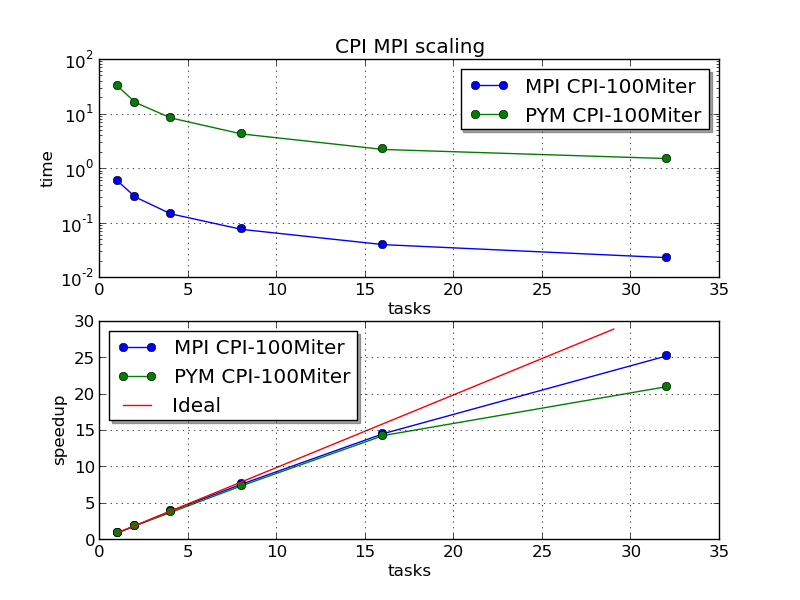

Recreate this plot in Python.
#!/usr/bin/env python2

import matplotlib
matplotlib.use('Agg')   # Backend per PNG 
import matplotlib.pyplot as plt
import pandas as pd

df = pd.read_csv("mpi_pym_cpi_scaling.dat", names=["par","nt","n","t","t1","t2","e1","e2","host"])

#print(df)

dfM=df[ df["par"]=="MPI" ]
dfP=df[ df["par"]=="PYM" ]

#print (dfM)
#print (dfP)


plt.subplot(2,1,1)

plt.title('CPI MPI scaling ')
plt.grid()
plt.xlabel('tasks')
plt.ylabel('time')
plt.yscale('log')
plt.plot(dfM.nt,  dfM.t, '-o', label="MPI CPI-100Miter")
plt.plot(dfP.nt,  dfP.t, '-o', label="PYM CPI-100Miter")
plt.legend(shadow=True,loc="best")

plt.subplot(2,1,2)

plt.grid()
plt.xlabel('tasks')
plt.ylabel('speedup')
plt.plot(dfM.nt,  dfM.t.iloc[0]/dfM.t,  '-o', label="MPI CPI-100Miter")
plt.plot(dfP.nt,  dfP.t.iloc[0]/dfP.t,  '-o', label="PYM CPI-100Miter")
plt.plot(range(1,30),range(1,30),'-r', label='Ideal')
plt.legend(shadow=True,loc="best")

plt.savefig('mpi_pym_cpi_scaling.png')


